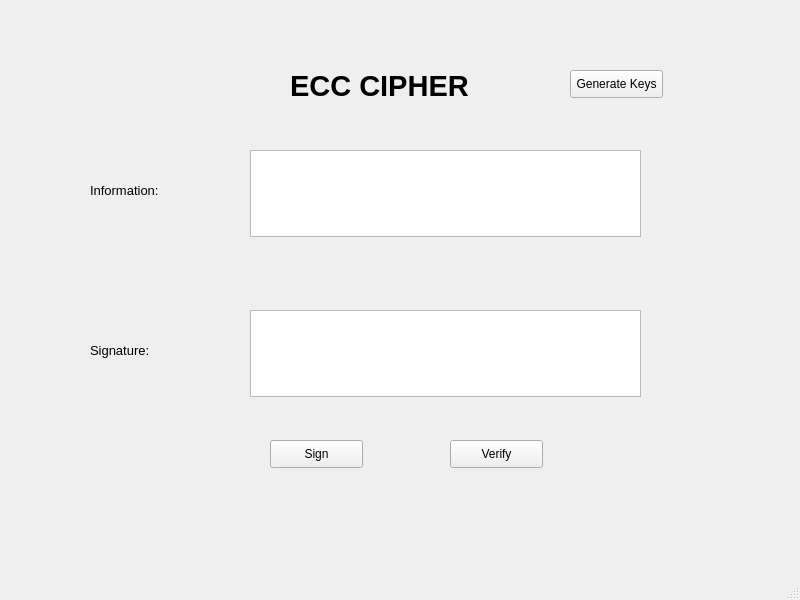
<?xml version="1.0" encoding="UTF-8"?>
<ui version="4.0">
 <class>MainWindow</class>
 <widget class="QMainWindow" name="MainWindow">
  <property name="geometry">
   <rect>
    <x>0</x>
    <y>0</y>
    <width>800</width>
    <height>600</height>
   </rect>
  </property>
  <property name="windowTitle">
   <string>MainWindow</string>
  </property>
  <widget class="QWidget" name="centralwidget">
   <widget class="QPushButton" name="btn_sign">
    <property name="geometry">
     <rect>
      <x>270</x>
      <y>440</y>
      <width>93</width>
      <height>28</height>
     </rect>
    </property>
    <property name="text">
     <string>Sign</string>
    </property>
   </widget>
   <widget class="QTextEdit" name="txt_sign">
    <property name="geometry">
     <rect>
      <x>250</x>
      <y>310</y>
      <width>391</width>
      <height>87</height>
     </rect>
    </property>
   </widget>
   <widget class="QLabel" name="label_3">
    <property name="geometry">
     <rect>
      <x>90</x>
      <y>340</y>
      <width>91</width>
      <height>21</height>
     </rect>
    </property>
    <property name="font">
     <font>
      <pointsize>10</pointsize>
      <weight>50</weight>
      <bold>false</bold>
     </font>
    </property>
    <property name="text">
     <string>Signature:</string>
    </property>
   </widget>
   <widget class="QTextEdit" name="txt_info">
    <property name="geometry">
     <rect>
      <x>250</x>
      <y>150</y>
      <width>391</width>
      <height>87</height>
     </rect>
    </property>
   </widget>
   <widget class="QLabel" name="label">
    <property name="geometry">
     <rect>
      <x>290</x>
      <y>60</y>
      <width>231</width>
      <height>51</height>
     </rect>
    </property>
    <property name="font">
     <font>
      <pointsize>22</pointsize>
      <weight>75</weight>
      <bold>true</bold>
     </font>
    </property>
    <property name="text">
     <string>ECC CIPHER</string>
    </property>
   </widget>
   <widget class="QLabel" name="label_2">
    <property name="geometry">
     <rect>
      <x>90</x>
      <y>180</y>
      <width>111</width>
      <height>21</height>
     </rect>
    </property>
    <property name="font">
     <font>
      <pointsize>10</pointsize>
      <weight>50</weight>
      <bold>false</bold>
     </font>
    </property>
    <property name="text">
     <string>Information:</string>
    </property>
   </widget>
   <widget class="QPushButton" name="btn_verify">
    <property name="geometry">
     <rect>
      <x>450</x>
      <y>440</y>
      <width>93</width>
      <height>28</height>
     </rect>
    </property>
    <property name="text">
     <string>Verify</string>
    </property>
   </widget>
   <widget class="QPushButton" name="btn_gen_keys">
    <property name="geometry">
     <rect>
      <x>570</x>
      <y>70</y>
      <width>93</width>
      <height>28</height>
     </rect>
    </property>
    <property name="text">
     <string>Generate Keys</string>
    </property>
   </widget>
  </widget>
  <widget class="QMenuBar" name="menubar">
   <property name="geometry">
    <rect>
     <x>0</x>
     <y>0</y>
     <width>800</width>
     <height>26</height>
    </rect>
   </property>
  </widget>
  <widget class="QStatusBar" name="statusbar"/>
 </widget>
 <resources/>
 <connections/>
</ui>
